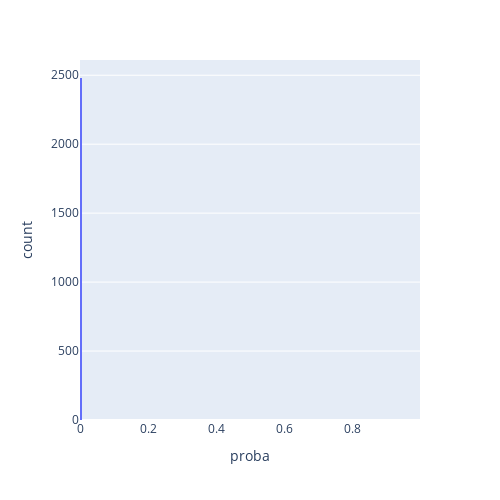

Source (notebook cell):
### Markdown cell above
Let's do it all again but this time without orthogonalization. There's no need to scale data for Logistic Regression anyway.

### Code cell
amazon = read_data(file_path='AMZN.csv')
amazon = get_oscillators(df=amazon)
amazon['target'] = (amazon['close'].diff() > 0).astype(int)
features = ['const', 'macd', 'rsi', 'cmo', 'trix', 'dpo', 'roc']
X_train, X_test, y_train, y_test = train_test_split(amazon[features], amazon['target'], train_size=0.7, shuffle=False)
coefs_amazon = np.array([-0.6253, -0.1405, -0.698, -0.1155, -0.0946, -1.1251, -0.1852])
exp = np.exp(amazon[features].mul(coefs_amazon).sum(axis=1))
amazon['proba'] = exp / (1 + exp)
amazon['prediction'] = np.where(amazon['proba'] > 0.491, 1, 0)
px.histogram(data_frame=amazon, x='proba',  width=500, height=500)

### Figure 1 — Plotly figure (JSON) as saved in the notebook; plotly's stock layout.template omitted (floating-point values rounded to 4 significant figures; data arrays with more than 128 entries replaced by an {"elided": "..."} marker saying what was removed)
{"data": [{"alignmentgroup": "True", "bingroup": "x", "hovertemplate": "proba=%{x}<br>count=%{y}<extra></extra>", "legendgroup": "", "marker": {"color": "#636efa", "pattern": {"shape": ""}}, "name": "", "offsetgroup": "", "orientation": "v", "showlegend": false, "type": "histogram", "x": {"elided": "2491 float values"}, "xaxis": "x", "yaxis": "y"}], "layout": {"barmode": "relative", "height": 500, "legend": {"tracegroupgap": 0}, "margin": {"t": 60}, "width": 500, "xaxis": {"anchor": "y", "domain": [0, 1], "title": {"text": "proba"}}, "yaxis": {"anchor": "x", "domain": [0, 1], "title": {"text": "count"}}}}
